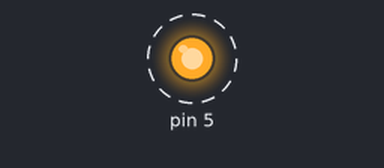
This sketch was run on a simulated Arduino Uno, built with avr-gcc and run on an emulated ATmega328P. On the bench: output pins drawn as LEDs (lit = HIGH). Dashed ring = blinking.

Above: at 0.15 s.
Timing chart, 0 to 3.0 s (numbered marks = the images above):
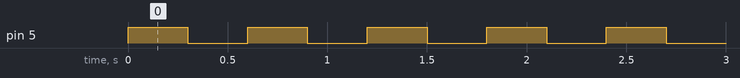

Measured:
- by itself, pin 5: alternates HIGH for 0.30 s and LOW for 0.30 s

The sketch:

sketch.ino
```cpp
#define prtLed 5

int TIME = 300;

void setup()
{
	pinMode(5, OUTPUT);
}

void loop()
{
	digitalWrite(5, HIGH);
	delay(TIME);
	digitalWrite(5, LOW);
	delay(TIME);
}
```
